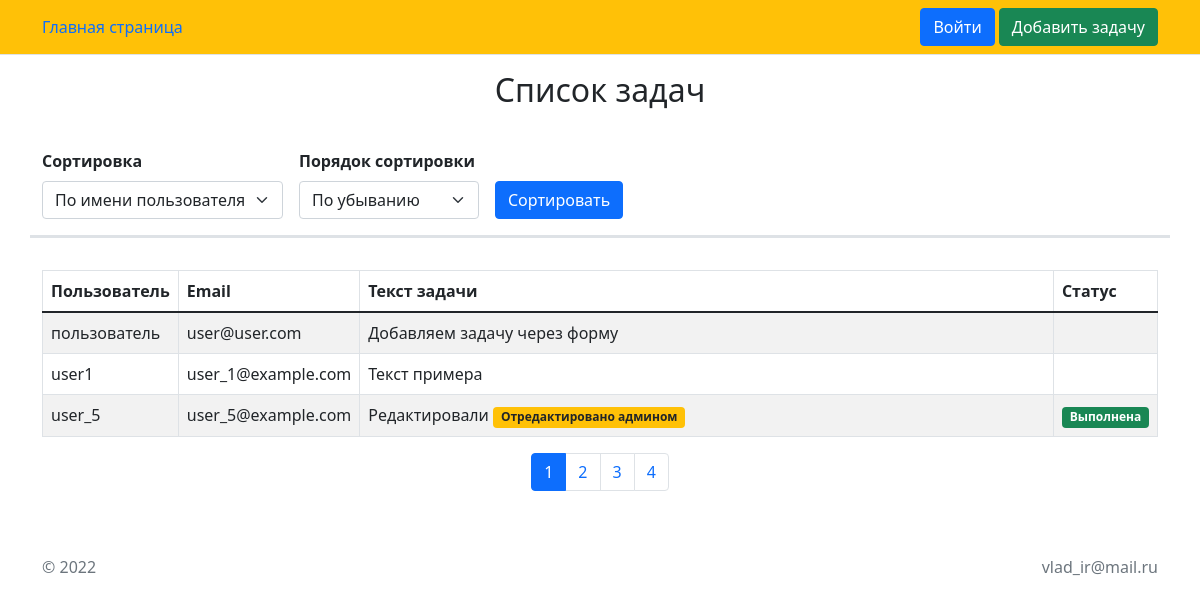
The page / on the database its author committed.
### tables this page shows
CREATE TABLE IF NOT EXISTS tasks (
  id INT NOT NULL AUTO_INCREMENT,
  username VARCHAR(100) NOT NULL,
  email VARCHAR(255) NOT NULL,
  text TEXT NOT NULL,
  status TINYINT(1) DEFAULT NULL,
  text_edited TINYINT(1) DEFAULT NULL,
  PRIMARY KEY (id)
);

### App/Controllers/TaskShow.php (called while the page is built, shortened)
<?php
class TaskShow {
    protected array $filteredInput = [];
    protected Task $model;
    public function __construct() {
        $this->model = new Task();
        $this->filteredInput = array_map('htmlspecialchars', $_REQUEST);
        foreach ($this::FIELDS_DEFAULTS as $field => $default) {
            $this->filteredInput[$field] = $this->filteredInput[$field] ?? $default;
        }
    }
    public function get(): void {
        $tasks = $this->showTasks();
        $AllTasksNumber = $this->model->all_tasks_number();
        $AllPagesNumber = ceil($AllTasksNumber / TASKS_PER_PAGE);
        require_once $this::TEMPLATE;
    }
    protected function showTasks(): array {
        $pageValid = ((int) $this->filteredInput['page']) > 0;
        $sortingValid = in_array(
            $this->filteredInput['sort'],
            array_keys($this::SORTING_FIELDS),
        );
        $sortingOrderValid = in_array(
            $this->filteredInput['sort_order'],
            array_keys($this::SORTING_ORDERS),
        );
        if ($pageValid) {
            $offset = ((int) $this->filteredInput['page'] - 1) * TASKS_PER_PAGE;
        } else {
            $offset = 0;
        }
        if ($sortingValid) {
            $sorting = $this->filteredInput['sort'];
        } else {
            $sorting = $this::FIELDS_DEFAULTS['sort'];
        }
        if ($sortingOrderValid) {
            $sortingOrder = $this->filteredInput['sort_order'];
        } else {
            $sortingOrder = $this::FIELDS_DEFAULTS['sort_order'];
        }
        return $this->model->getTasks($sorting, $sortingOrder, TASKS_PER_PAGE, $offset);
    }
    public function getPageUrl(int $page): string {
        return '?' . http_build_query(array_merge($_GET, ['page' => $page]));
    }
}

### public/index.php (called while the page is built, shortened)
<?php
require_once __DIR__ . '/../autoload.php';
function Router() {
    $routeURL = strtolower(htmlspecialchars($_GET['route']));
    $action = $_SERVER['REQUEST_METHOD'];
    switch ($routeURL) {
        case '':
            $controller = new TaskShow();
            break;
    }
    $controller->{$action}();
}
Router();

### autoload.php (called while the page is built, shortened)
<?php
spl_autoload_register(function ($class)
{
    $file = __DIR__ . '/'.str_replace('\\', '/', $class).'.php';
});

### App/Models/Task.php (called while the page is built, shortened)
<?php
class Task extends Model {
    protected string $query_table = 'tasks';
    public function getTasks(
        string $orderField = 'id',
        string $orderDirection = 'ASC',
        ?int $limit = null,
        int $offset = 0
    ): array {
        $limit = $limit ?? 'NULL';
        $db_query = self::$DB_link->prepare(
            "SELECT id, username, email, text, status, text_edited
            FROM $this->query_table
            ORDER BY $orderField $orderDirection
            LIMIT ? OFFSET ?"
        );
        $db_query->bind_param('ii', $limit, $offset);
        $db_query->execute();
        return $db_query->get_result()->fetch_all(MYSQLI_ASSOC);
    }
    public function all_tasks_number(): int {
        return self::$DB_link->query("SELECT COUNT(id) FROM $this->query_table")->fetch_array(MYSQLI_NUM)[0];
    }
}

### App/views/mainpage.php (the view, shortened to what this page needs)
<?php include 'wrapper.php' ?>
<main class="container">
    <div class="row">
        <h2 class="py-3 text-center">Список задач</h2>
        <div class="col-md-12 mt-3 mt-md-0 py-3 border-bottom border-3">
            <form class="d-flex align-items-end flex-wrap gap-3">
                <div>
                    <div class="fw-bold">Сортировка</div>
                    <div class="mt-2 d-flex flex-column">
                        <select class="form-select" name="sort">
                            <?php foreach ($this::SORTING_FIELDS as $value => $title) : ?>
                                <option <?= $this->filteredInput['sort'] === $value ? 'selected' : '' ?> value="<?= $value ?>"><?= $title ?></option>
                            <?php endforeach ?>
                        </select>
                    </div>
                </div>
                <div>
                    <div class="fw-bold">Порядок сортировки</div>
                    <div class="mt-2 d-flex flex-column">
                        <select class="form-select" name="sort_order">
                            <?php foreach ($this::SORTING_ORDERS as $value => $title) : ?>
                                <option <?= $this->filteredInput['sort_order'] === $value ? 'selected' : '' ?> value="<?= $value ?>"><?= $title ?></option>
                            <?php endforeach ?>
                        </select>
                    </div>
                </div>
                <button class="btn btn-primary">Сортировать</button>
            </form>
        </div>
    </div>
    <div class="row">
        <div class="table-responsive">
            <table class="table table-striped table-bordered">
                <thead>
                    <tr>
                        <th scope="col" class="col-1">Пользователь</th>
                        <th scope="col" class="col-1">Email</th>
                        <th scope="col" class="col">Текст задачи</th>
                        <th scope="col" class="col-1">Статус</th>
                    </tr>
                </thead>
                <tbody>
                    <?php foreach ($tasks as $task) : ?>
                        <tr>
                            <td><?= $task['username'] ?></td>
                            <td><?= $task['email'] ?></td>
                            <td><?= nl2br($task['text']) ?>
                                <?php if ($task['text_edited']) : ?>
                                    <span class="badge bg-warning text-dark">Отредактировано админом</span>
                                <?php endif; ?>
                            </td>
                            <td><?= (int)$task['status'] === 1 ? '<span class="badge bg-success">Выполнена</span>' : '' ?></td>
                        </tr>
                    <?php endforeach ?>
                </tbody>
            </table>
        </div>
        <nav>
            <ul class="pagination justify-content-center">
                <?php foreach (range(1, $AllPagesNumber) as $page) : ?>
                    <?php if ($page == $this->filteredInput['page']) : ?>
                        <li class="page-item active"><span class="page-link"><?= $page ?></span></li>
                    <?php else : ?>
                        <li class="page-item">
                            <a class="page-link" href="<?= $this->getPageUrl($page) ?>"><?= $page ?></a>
                        </li>
                    <?php endif; ?>
                <?php endforeach ?>
            </ul>
        </nav>
</main>
<?php include 'footer.php' ?>

### App/views/wrapper.php (shortened to what this page needs)
<!DOCTYPE html>
<html lang="ru">
<head>
    <link href="../public/css/bootstrap.min.css" rel="stylesheet">
</head>
<body>
    <header class="navbar navbar-expand py-2 bg-warning border-bottom">
        <div class="container">
            <div class="col d-flex justify-content-between align-items-center flex-wrap gap-3">
                <div><a class="text-decoration-none" href="./">Главная страница</a></div>
                <div>
                    <?php if (isset($USER_ARR)) : ?>
                        <span><?= $USER_ARR['username'] ?></span>
                        <form class="d-inline-block" action="./logout" method="POST">
                            <button class="border-0 btn btn-primary">Выход</button>
                        </form>
                    <?php else : ?>
                        <a class="text-decoration-none btn btn-primary" href="./login">Войти</a>
                    <?php endif; ?>
                    <a class="text-decoration-none btn btn-success" href="./add">Добавить задачу</a>
                </div>
            </div>
        </div>
    </header>

### App/views/footer.php
    <footer class="container">
        <div class="row">
            <div class="col d-flex justify-content-between">
            <p class="mt-5 mb-3 text-muted">&copy; <?php echo date('Y'); ?></p>
            <p class="mt-5 mb-3 text-muted">vlad_ir@mail.ru</p>
            </div>
        </div>
    </footer>
</body>
</html>

### rows shown on the page
tasks: username "пользователь", email "user@user.com", text "Добавляем задачу через форму"
tasks: username "user1", email "user_1@example.com", text "Текст примера"
tasks: username "user_5", email "user_5@example.com", text "Редактировали", text_edited "Отредактировано админом", status "Выполнена"

### other values the page prints
$page "1"
$page "2"
$page "3"
$page "4"
form field sort "По имени пользователя"
form field sort_order "По убыванию"
